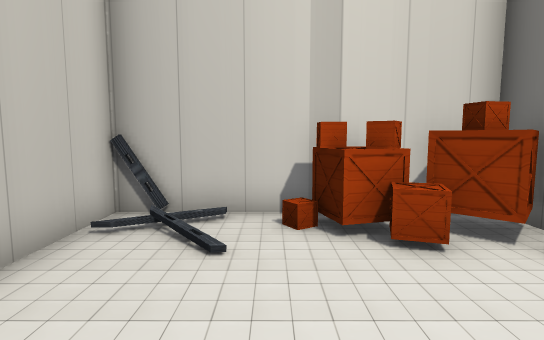
view 1 (above)

19 first-person views from a walk through a Unity game level. The camera is 1.5 m above the floor, tilts 6° down and sees 80° across. The floor is counted in squares, 1 m on a side. Each view is taken from the middle of a square. On the plan, view 1 faces up. The plan holds only what a view shows up to about 15 squares ahead; the rest is blank. The place goes on beyond the plan. The player character is not drawn. Some surface patterns are stand-ins.

view 2
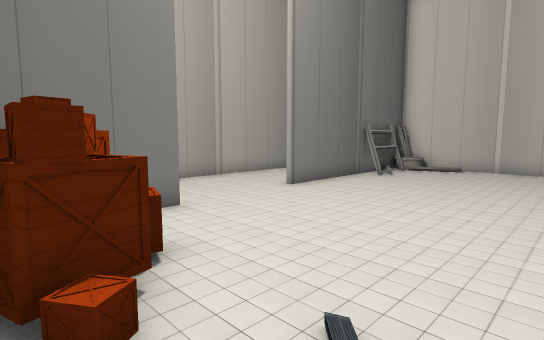

view 3
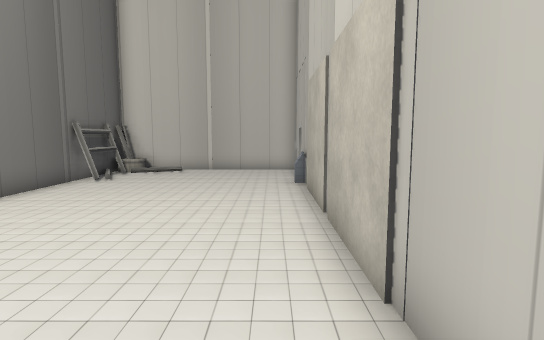

view 4
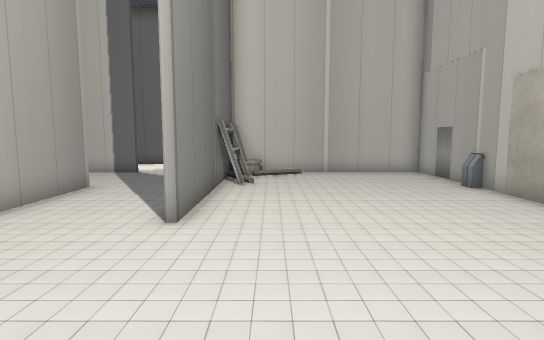

view 5
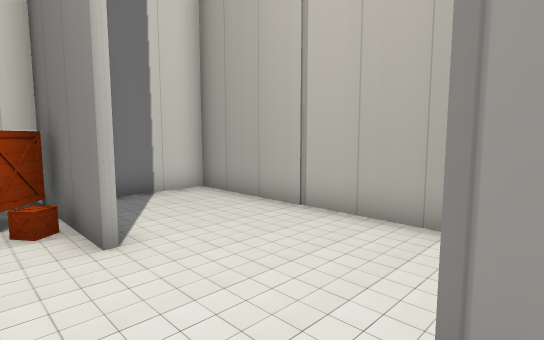

view 6
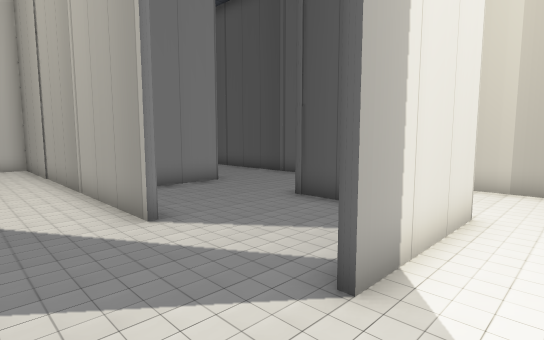

view 7
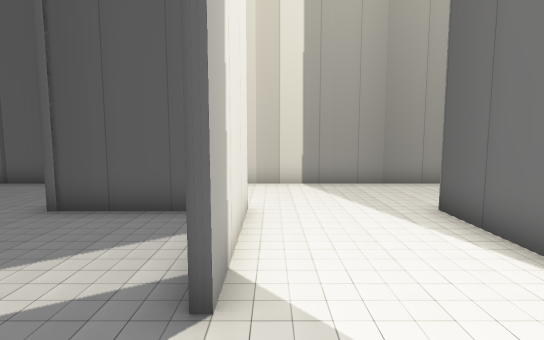

view 8
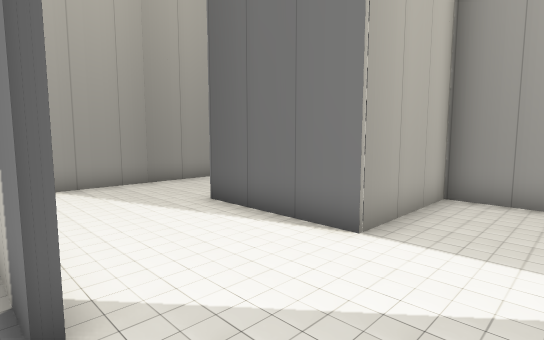

view 9
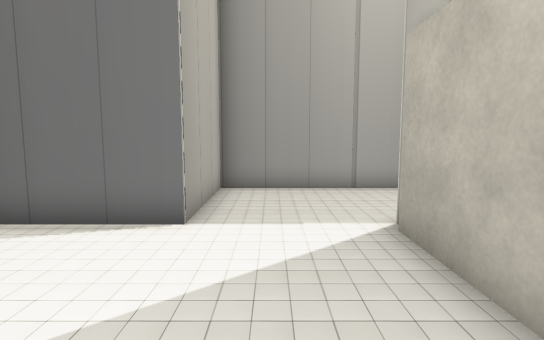

view 10
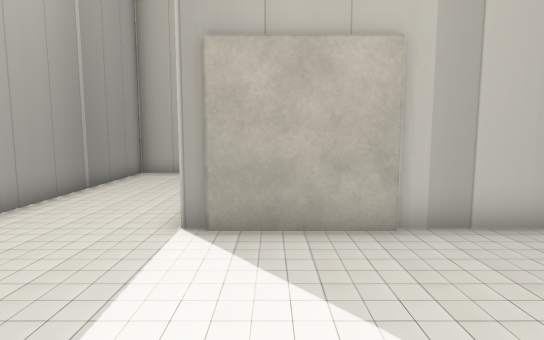

view 11
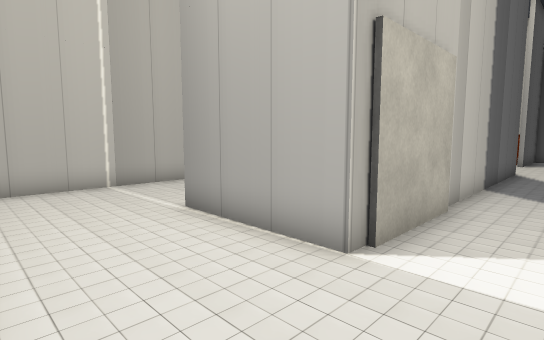

view 12
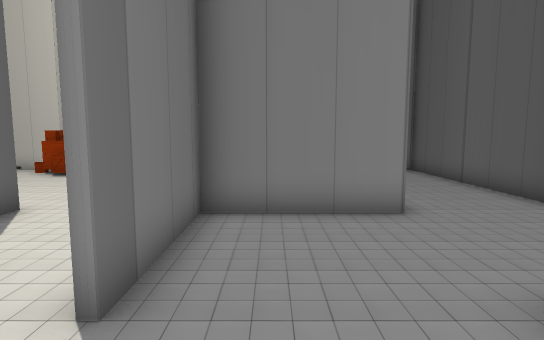

view 13
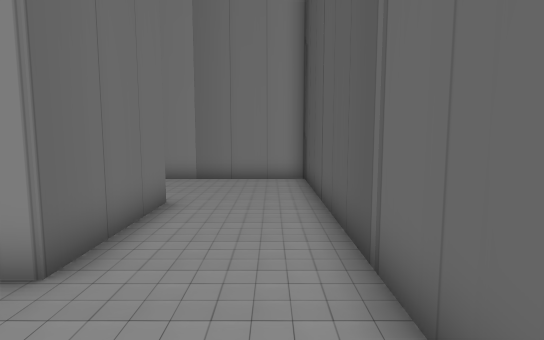

view 14
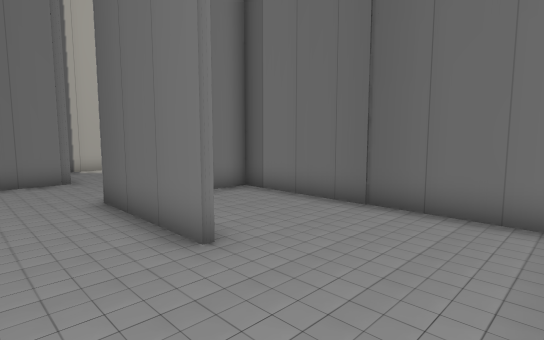

view 15
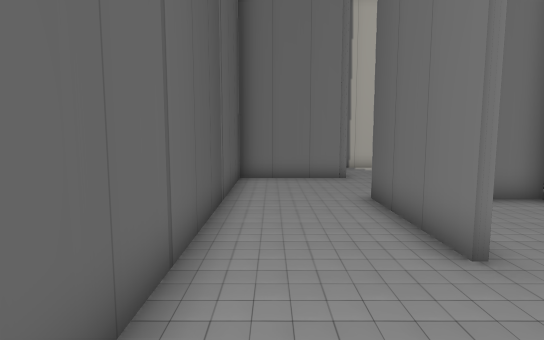

view 16
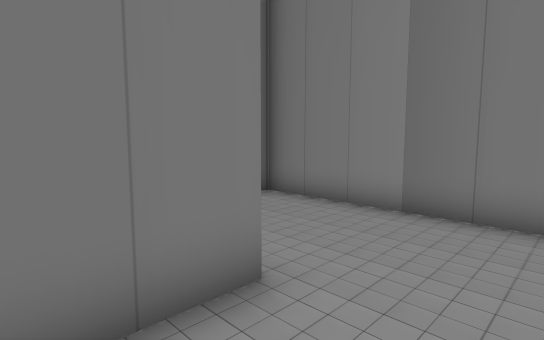

view 17
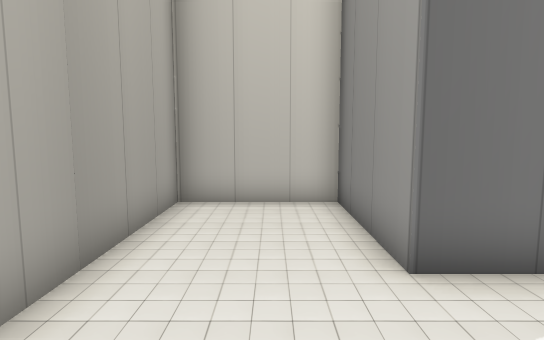

view 18
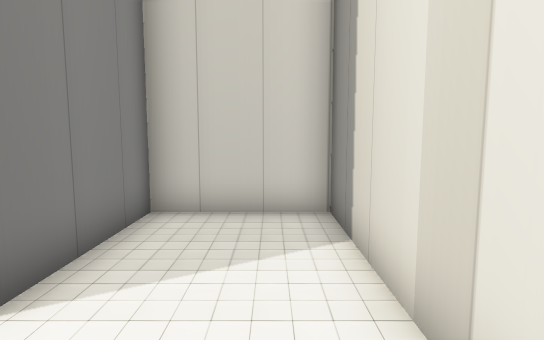

view 19
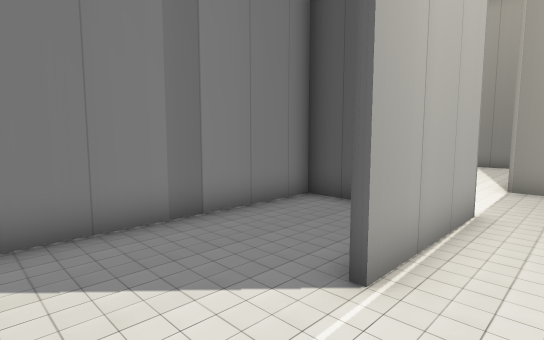

### Floor plan
Points are (right, up) in squares from view 1. A wall is a line through its corners. A room is listed if a view was taken in it or the views show most of it. See-through windows are left out.
Room 1 (views 1, 2, 3, 4, 5)
walls: (5, -1.5) (5, -6.5); (4.3, 2.4) (4.3, 6.3) (3.4, 6.3); (0.2, 6.3) (-2.3, 6.3); (8.4, -5.6) (8.4, 6.3) (5.7, 6.3); (4, -8.7) (4.5, -8.8); (-3.1, 5.5) (-3.1, -9.5) (4.6, -9.5) (4.6, -1.5)
low walls: (-2.8, -5.2) (-2.8, -5.7)
ways out: opening at (6.5, -6.5) to room 2
objects: box (1, 5); box (1, 6) to (2, 6); box (2, 4); box (2, 5); box (3, 5); box (3, 5) to (4, 6); other object (4, -8) to (4, -6)
Room 2 (views 6, 7, 8, 9, 10, 11, 12, 13, 14, 15, 16, 17, 18, 19)
walls: (8.5, -9.3) (11.5, -9.3); (12.4, -8.4) (12.4, -5.5) (16.2, -5.5) (16.2, 6.3) (8.6, 6.3) (8.6, -5.5); (12.6, -9.5) (8.5, -9.5); (5, -6.5) (5, -13.5) (0.7, -13.5); (12.6, -5.6) (12.6, -9.3); (4.6, -11) (4.6, -9.7) (-1.6, -9.7); (8.5, -1.6) (9.9, -1.6); (12.6, 2.2) (12.6, -1.8) (8.5, -1.8); (-3.1, -11.1) (-3.1, -17.3) (8.4, -17.3) (8.4, -13.4) (12.6, -13.4) (12.6, -17.3) (16.2, -17.3) (16.2, -5.7) (12.2, -5.7)
ways out: opening at (6.5, -6.5) to room 1

Positions as (right, up) in squares from view 1, and headings:
1: (0, 0), facing up
2: (-2, 6), facing down-right
3: (-2, 5), facing down
4: (3, 4), facing down
5: (3, -2), facing up-right
6: (6, -11), facing up-right
7: (6, -10), facing right
8: (6, -9), facing down-right
9: (7, -8), facing down
10: (10, -12), facing left
11: (7, -17), facing up-left
12: (10, -8), facing up
13: (15, -5), facing up
14: (15, 6), facing down-left
15: (15, 6), facing down
16: (15, 0), facing up-left
17: (14, -10), facing down
18: (15, -12), facing up
19: (-2, -15), facing up-right
